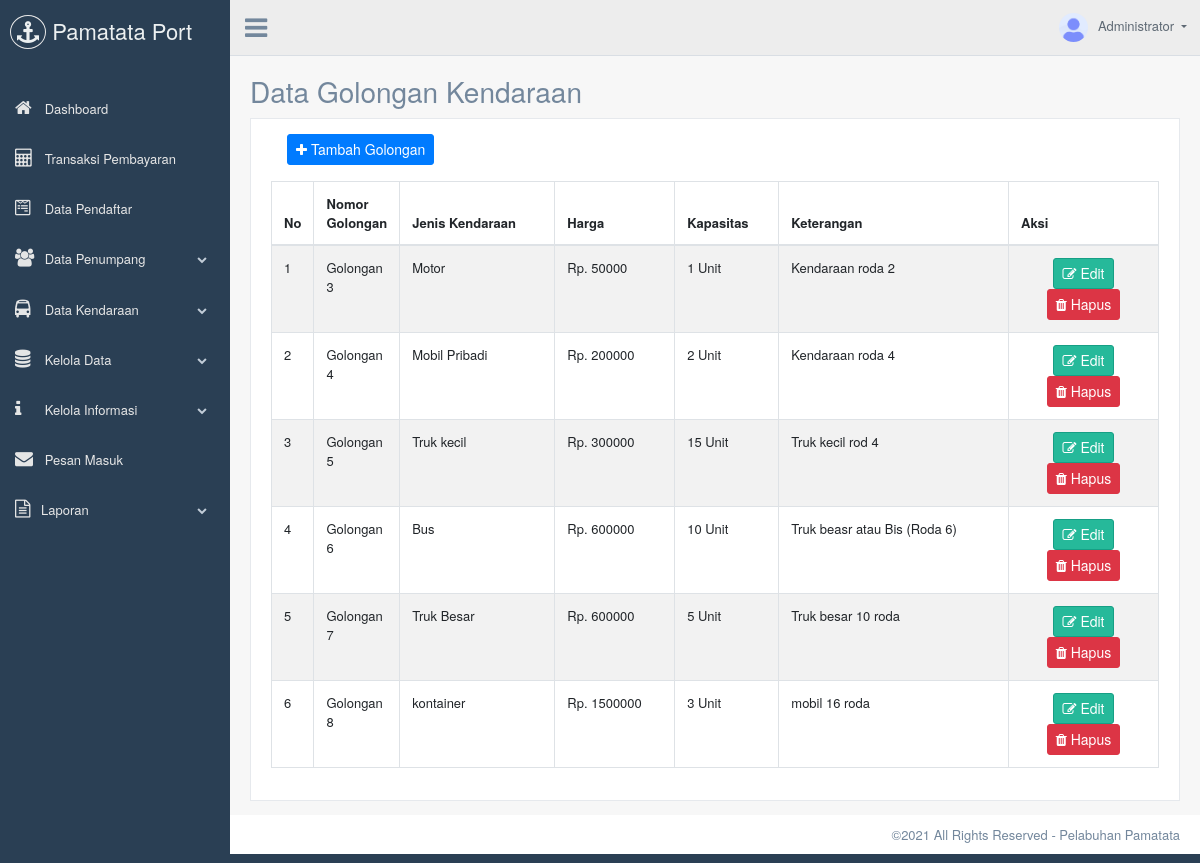
The app's page /admin/golongan-kendaraan.php (signed in) with its own data.
### tables this page shows
CREATE TABLE `tb_golongan` (
  `id` int NOT NULL,
  `golongan` varchar(20) NOT NULL,
  `jenis_kendaraan` varchar(255) NOT NULL,
  `harga` int NOT NULL,
  `kapasitas` int NOT NULL,
  `keterangan` varchar(255) NOT NULL
);

### admin/golongan-kendaraan.php (the view, shortened to what this page needs)
<?php
require('template/header.php');
$result = mysqli_query($conn, "SELECT * FROM tb_golongan ORDER BY golongan ASC");
$golongan = ['Golongan 1', 'Golongan 2', 'Golongan 3', 'Golongan 4', 'Golongan 5', 'Golongan 6', 'Golongan 7', 'Golongan 8'];
foreach ($golongan as $gol) {
	$get_golongan = mysqli_query($conn, "SELECT * FROM tb_golongan WHERE golongan='$gol'");
}
?>
<div class="right_col" role="main">
	<div class="">
		<div class="page-title">
			<div class="title_left">
				<h3>Data Golongan Kendaraan</small></h3>
			</div>
		</div>
		<div class="clearfix"></div>
		<div class="row">
			<div class="col-md-12 col-sm-12 ">
				<div class="x_panel">
					<div class="x_content">
						<button class="btn btn-primary btn-sm ml-3 mb-3" data-toggle="modal" data-target=".modal-add"><i class="fa fa-plus"></i> Tambah Golongan</button>
						<div class="row">
							<div class="col-sm-12">
								<div class="card-box table-responsive">
									<table id="datatable" class="table table-striped table-bordered" style="width:100%">
										<thead>
											<tr>
												<th width="10">No</th>
												<th width="50">Nomor Golongan</th>
												<th>Jenis Kendaraan</th>
												<th>Harga</th>
												<th>Kapasitas</th>
												<th>Keterangan</th>
												<th width="150">Aksi</th>
											</tr>
										</thead>
										<tbody>
											<?php $no = 1; foreach ($result as $dta) { ?>
												<tr>
													<td><?= $no; ?></td>
													<td><?= $dta['golongan']; ?></td>
													<td><?= $dta['jenis_kendaraan']; ?></td>
													<td>Rp. <?= $dta['harga']; ?></td>
													<td><?= $dta['kapasitas']; ?> Unit</td>
													<td><?= $dta['keterangan']; ?></td>
													<td class="text-center">
														<button class="btn btn-success btn-sm m-0" data-toggle="modal" data-target=".modal-edit<?= $dta['id'] ?>"><i class="fa fa-edit"></i> Edit</button>
														<button class="btn btn-danger btn-sm m-0" data-toggle="modal" data-target=".modal-delete<?= $dta['id'] ?>"><i class="fa fa-trash"></i> Hapus</button>
													</td>
												</tr>
												<?php $no = $no + 1;
											} ?>
										</tbody>
									</table>
								</div>
							</div>
						</div>
					</div>
				</div>
			</div>
		</div>
	</div>
</div>
<?php
require('template/footer.php');
?>

### admin/template/header.php (shortened to what this page needs)
<?php
require('../config.php');
$get_admin = mysqli_query($conn, "SELECT * FROM tb_admin");
$admin = mysqli_fetch_assoc($get_admin);
?>
<!DOCTYPE html>
<html lang="en">
<head>
  <link href="vendors/bootstrap/dist/css/bootstrap.min.css" rel="stylesheet">
  <link href="vendors/font-awesome/css/font-awesome.min.css" rel="stylesheet">
  <link href="vendors/nprogress/nprogress.css" rel="stylesheet">
  <link href="vendors/iCheck/skins/flat/green.css" rel="stylesheet">
  <link href="vendors/bootstrap-progressbar/css/bootstrap-progressbar-3.3.4.min.css" rel="stylesheet">
  <link href="vendors/malihu-custom-scrollbar-plugin/jquery.mCustomScrollbar.min.css" rel="stylesheet"/>
  <link href="vendors/jqvmap/dist/jqvmap.min.css" rel="stylesheet"/>
  <link href="vendors/bootstrap-daterangepicker/daterangepicker.css" rel="stylesheet">
  <link href="vendors/select2/dist/css/select2.min.css" rel="stylesheet">
  <link href="vendors/datatables.net-bs/css/dataTables.bootstrap.min.css" rel="stylesheet">
  <link href="vendors/datatables.net-buttons-bs/css/buttons.bootstrap.min.css" rel="stylesheet">
  <link href="vendors/datatables.net-fixedheader-bs/css/fixedHeader.bootstrap.min.css" rel="stylesheet">
  <link href="vendors/datatables.net-responsive-bs/css/responsive.bootstrap.min.css" rel="stylesheet">
  <link href="vendors/datatables.net-scroller-bs/css/scroller.bootstrap.min.css" rel="stylesheet">
  <link href="build/css/custom.min.css" rel="stylesheet">
</head>
<body class="nav-md">
  <div class="container body">
    <div class="main_container">
      <div class="col-md-3 left_col menu_fixed">
        <div class="left_col scroll-view">
          <div class="navbar nav_title" style="border: 0;">
            <a href="../index.php" class="site_title"><i class="fa fa-anchor"></i> <span>Pamatata Port</span></a>
          </div>
          <br />
          <div id="sidebar-menu" class="main_menu_side hidden-print main_menu">
            <div class="menu_section">
              <ul class="nav side-menu">
                <li><a href="index.php"><i class="fa fa-home"></i> Dashboard</a></li>
                <li>
                  <a href="transaksi.php"><i class="fa fa-calculator"></i> Transaksi Pembayaran</a>
                </li>
                <li>
                  <a href="data-pendaftar.php"><i class="fa fa-wpforms"></i> Data Pendaftar</a>
                </li>
                <li><a><i class="fa fa-users"></i> Data Penumpang<span class="fa fa-chevron-down"></span></a>
                </li>
                <li><a><i class="fa fa-bus"></i> Data Kendaraan<span class="fa fa-chevron-down"></span></a>
                </li>
                <li><a><i class="fa fa-database"></i> Kelola Data <span class="fa fa-chevron-down"></span></a>
                </li>
                <li><a><i class="fa fa-info"></i> Kelola Informasi <span class="fa fa-chevron-down"></span></a>
                </li>
                <li>
                  <a href="pesan-masuk.php">
                    <i class="fa fa-envelope"></i>
                    <span>Pesan Masuk</span>
                  </a>
                </li>
                <li><a><i class="fa fa-file-text-o"></i>Laporan <span class="fa fa-chevron-down"></span></a>
                </li>
              </ul>
            </div>
          </div>
        </div>
      </div>
      <div class="top_nav">
        <div class="nav_menu">
          <div class="nav toggle">
            <a id="menu_toggle"><i class="fa fa-bars"></i></a>
          </div>
          <nav class="nav navbar-nav">
            <ul class=" navbar-right">
              <li class="nav-item dropdown open" style="padding-left: 15px;">
                <a href="javascript:;" class="user-profile dropdown-toggle" aria-haspopup="true" id="navbarDropdown" data-toggle="dropdown" aria-expanded="false">
                  <img src="images/admin.png" alt=""><?= $admin['nama'] ?>
                </a>
              </li>
            </ul>
          </nav>
        </div>
      </div>

### records on screen
tb_golongan: golongan "Golongan 3", jenis_kendaraan "Motor", harga "50000", kapasitas "1", keterangan "Kendaraan roda 2"
tb_golongan: golongan "Golongan 4", jenis_kendaraan "Mobil Pribadi", harga "200000", kapasitas "2", keterangan "Kendaraan roda 4"
tb_golongan: golongan "Golongan 5", jenis_kendaraan "Truk kecil", harga "300000", kapasitas "15", keterangan "Truk kecil rod 4"
tb_golongan: golongan "Golongan 6", jenis_kendaraan "Bus", harga "600000", kapasitas "10", keterangan "Truk beasr atau Bis (Roda 6)"
tb_golongan: golongan "Golongan 7", jenis_kendaraan "Truk Besar", harga "600000", kapasitas "5", keterangan "Truk besar 10 roda"
tb_golongan: golongan "Golongan 8", jenis_kendaraan "kontainer", harga "1500000", kapasitas "3", keterangan "mobil 16 roda"

### other values on screen
$admin['nama'] "Administrator"
